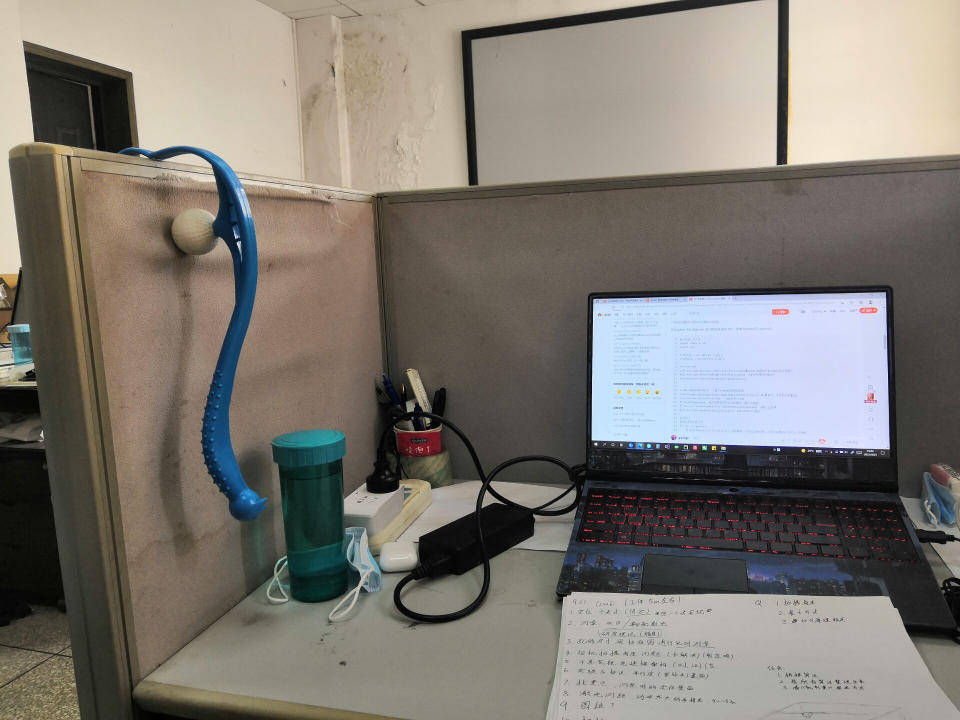
#> input picture 练习/1_1.jpg, 1920 x 1440 px (shown at 1/2 size)
$ python '练习27_图像拼接.py'
#> lines starting #> are read from the running program, lines starting #| are printed output that depends on the picture
# -*- 练习27 图片拼接 -*-
"""
功能：基于surf特征点匹配的图像拼接
作者：fenghuohuo
日期：2021年09月23日

还存在bug，c++opencv自带的opencv拼接功能可用

"""

import cv2
import numpy as np


# [68 lines left out: functions warp_corner, optim_mask, Seam_Left_Right, not called in this run]


def main():
    left = cv2.imread('1_1.jpg')
#> left is the input picture: shape (1440, 1920, 3); mean B, G, R 113.3, 120.7, 125.5
    # left=cv2.resize(left,dsize=(512,512))
    left_gray = cv2.cvtColor(left, cv2.COLOR_BGR2GRAY)
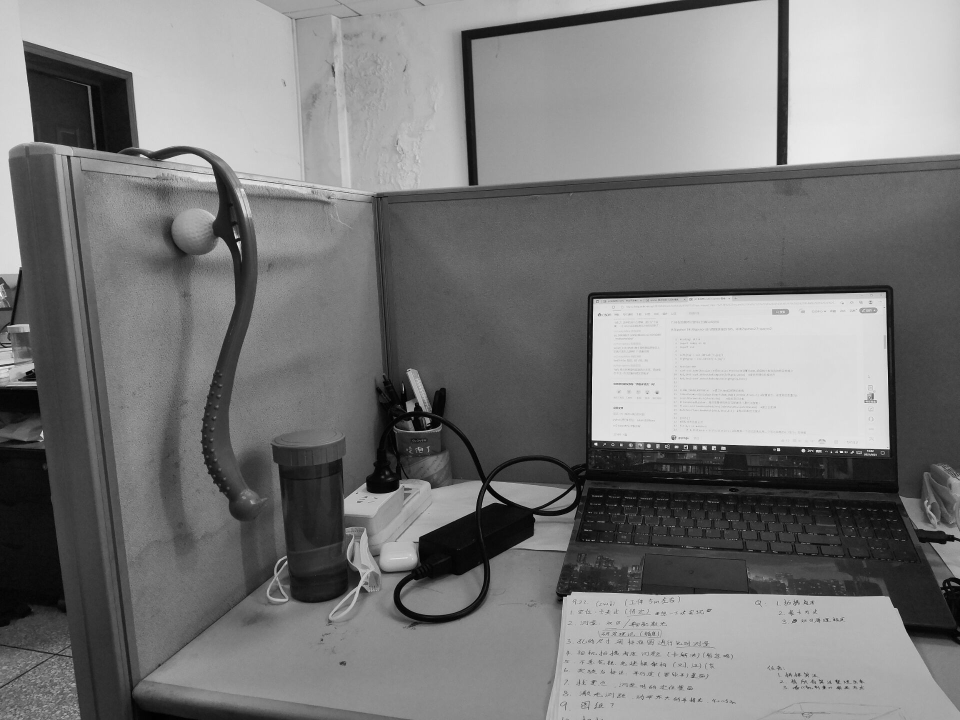
#> left_gray: shape (1440, 1920) (shown at 1/2 size); min 0, max 254, mean 121.3
    right = cv2.imread('1_2.jpg')
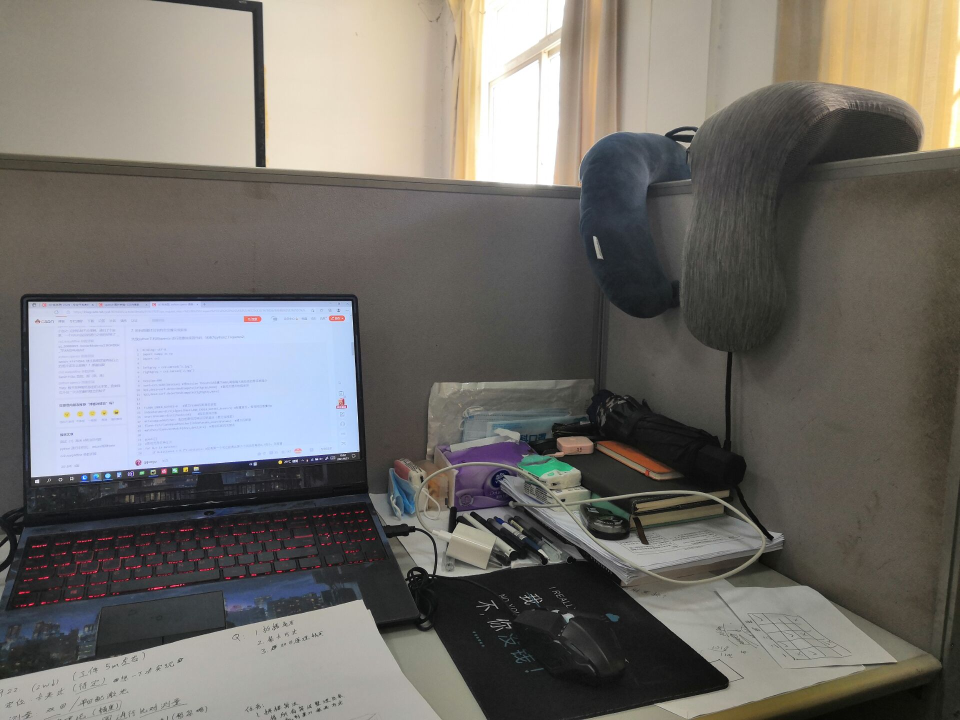
#> input picture 练习/1_2.jpg, 1920 x 1440 px (shown at 1/2 size)
#> right is the input picture: shape (1440, 1920, 3); mean B, G, R 107.3, 111.8, 114.9
    # right=cv2.resize(right,dsize=(512,512))
    right_gray = cv2.cvtColor(right, cv2.COLOR_BGR2GRAY)
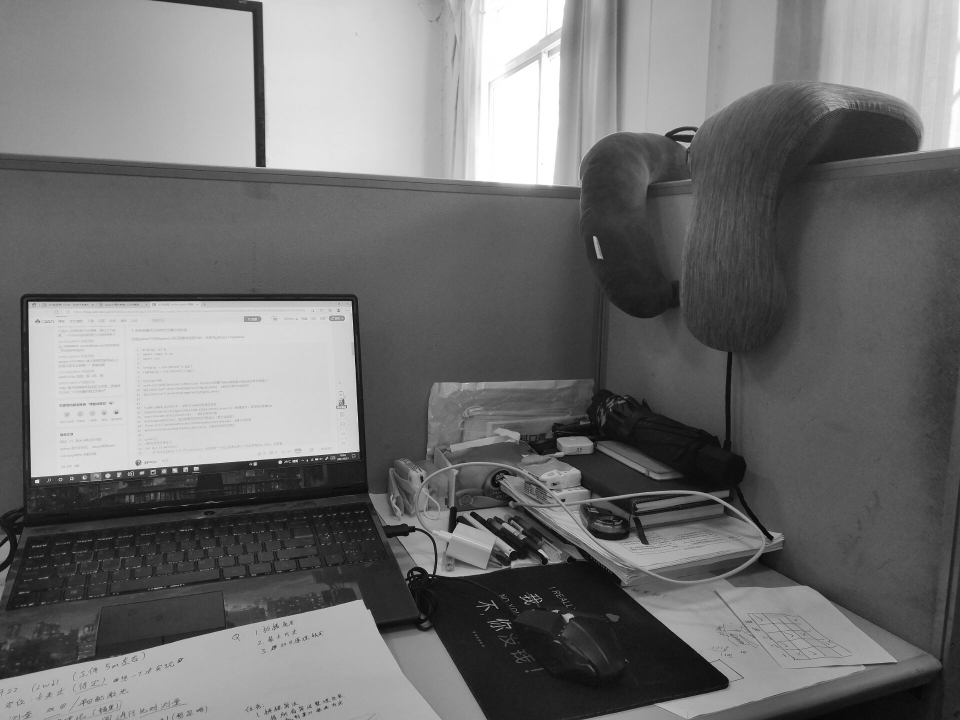
#> right_gray: shape (1440, 1920) (shown at 1/2 size); min 0, max 255, mean 112.2

    # 提取左右图像的surf特征点
#> (the run stopped early here; a loop or call above may not have finished)
